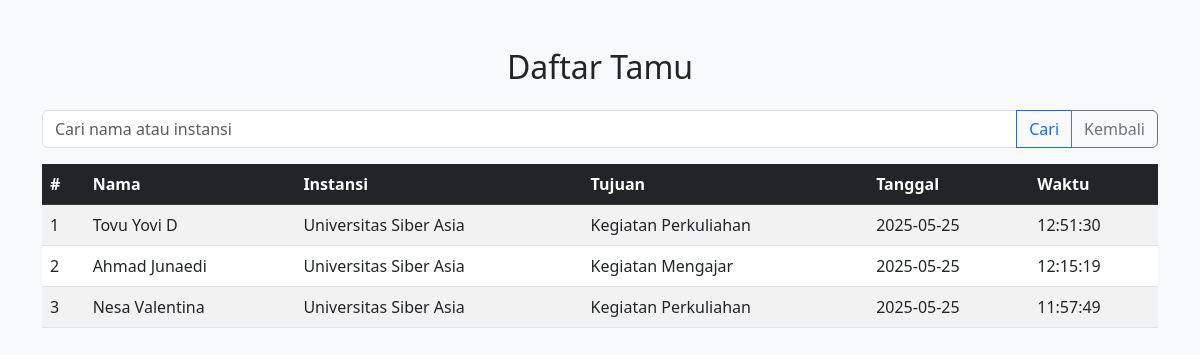
Page /daftar.php on the committed database.
### tables this page shows
CREATE TABLE `buku_tamu` (
  `id` int(11) NOT NULL,
  `nama` varchar(100) DEFAULT NULL,
  `instansi` varchar(100) DEFAULT NULL,
  `tujuan` text DEFAULT NULL,
  `tanggal` date DEFAULT NULL,
  `waktu` time DEFAULT NULL
);

### daftar.php (the view, shortened to what this page needs)
<?php
include 'koneksi.php';
?>
<!DOCTYPE html>
<html lang="id">
<head>
    <link href="https://cdn.jsdelivr.net/npm/bootstrap@5.3.0/dist/css/bootstrap.min.css" rel="stylesheet">
</head>
<body class="bg-light">
<div class="container mt-5">
    <h2 class="mb-4 text-center">Daftar Tamu</h2>
    <form method="get" class="mb-3">
        <div class="input-group">
            <input type="text" name="cari" class="form-control" placeholder="Cari nama atau instansi" value="<?= isset($_GET['cari']) ? $_GET['cari'] : '' ?>">
            <button class="btn btn-outline-primary" type="submit">Cari</button>
            <a href="index.php" class="btn btn-outline-secondary">Kembali</a>
        </div>
    </form>
    <table class="table table-striped table-hover">
        <thead class="table-dark">
            <tr>
                <th>#</th>
                <th>Nama</th>
                <th>Instansi</th>
                <th>Tujuan</th>
                <th>Tanggal</th>
                <th>Waktu</th>
            </tr>
        </thead>
        <tbody>
            <?php
            $no = 1;
            $cari = isset($_GET['cari']) ? "%{$_GET['cari']}%" : "%";
            $stmt = $conn->prepare("SELECT * FROM buku_tamu WHERE nama LIKE ? OR instansi LIKE ? ORDER BY id DESC");
            $stmt->bind_param("ss", $cari, $cari);
            $stmt->execute();
            $result = $stmt->get_result();
            while ($row = $result->fetch_assoc()):
            ?>
            <tr>
                <td><?= $no++ ?></td>
                <td><?= htmlspecialchars($row['nama']) ?></td>
                <td><?= htmlspecialchars($row['instansi']) ?></td>
                <td><?= htmlspecialchars($row['tujuan']) ?></td>
                <td><?= $row['tanggal'] ?></td>
                <td><?= $row['waktu'] ?></td>
            </tr>
            <?php endwhile; ?>
        </tbody>
    </table>
</div>
</body>
</html>

### rows in the picture
buku_tamu: nama "Tovu Yovi D", instansi "Universitas Siber Asia", tujuan "Kegiatan Perkuliahan", tanggal "2025-05-25", waktu "12:51:30"
buku_tamu: nama "Ahmad Junaedi", instansi "Universitas Siber Asia", tujuan "Kegiatan Mengajar", tanggal "2025-05-25", waktu "12:15:19"
buku_tamu: nama "Nesa Valentina", instansi "Universitas Siber Asia", tujuan "Kegiatan Perkuliahan", tanggal "2025-05-25", waktu "11:57:49"
